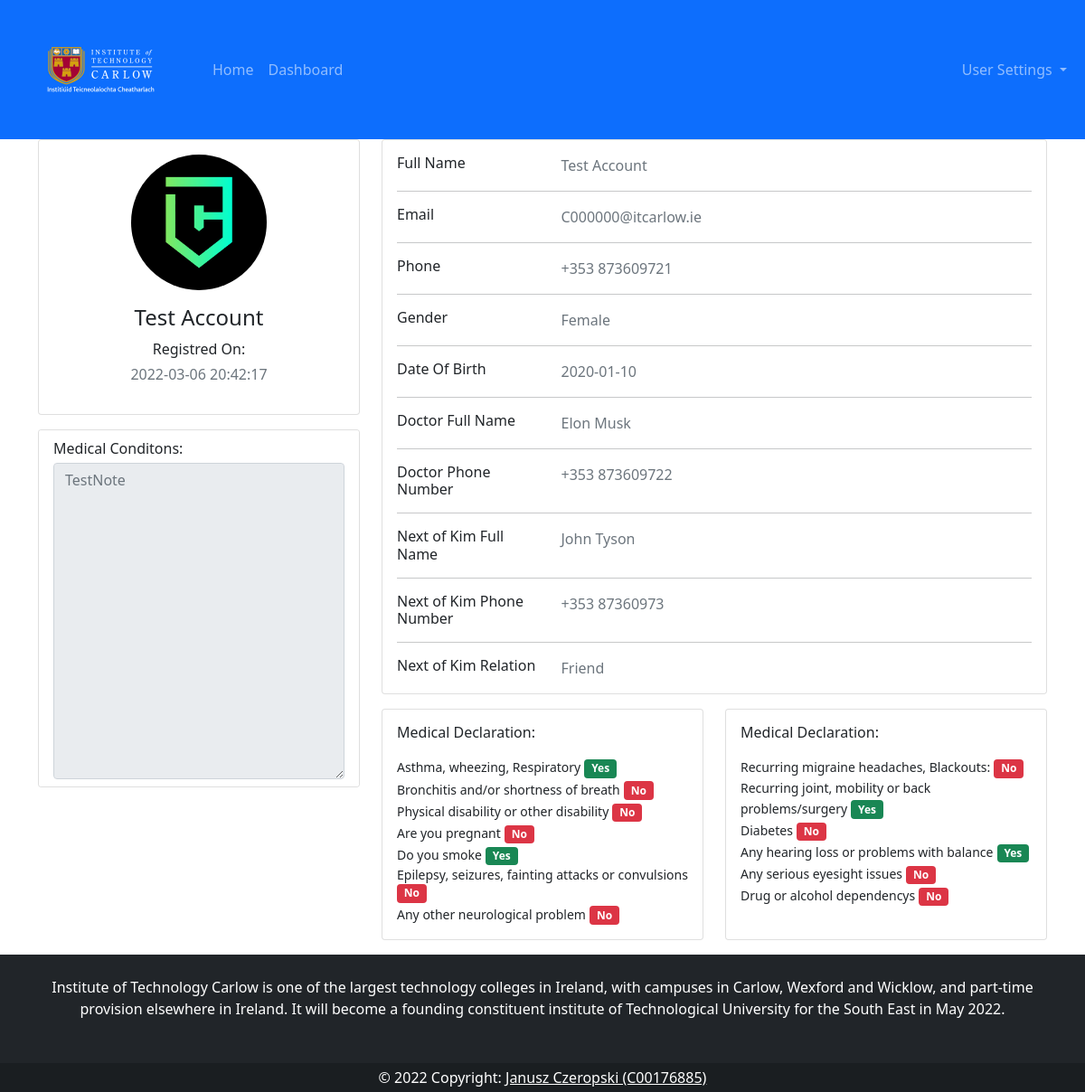
The app's page /dashboard (signed in) with its own data.
### tables this page shows
CREATE TABLE `users` (
  `user_id` int(11) NOT NULL AUTO_INCREMENT COMMENT 'User ID',
  `email` varchar(320) NOT NULL DEFAULT '0' COMMENT 'Email',
  `image` varchar(320) NOT NULL DEFAULT '0',
  `password` varchar(255) NOT NULL DEFAULT '0' COMMENT 'Password',
  `f_name` varchar(50) NOT NULL DEFAULT '0' COMMENT 'First Name',
  `l_name` varchar(50) NOT NULL DEFAULT '0' COMMENT 'Last Name',
  `gender` int(1) DEFAULT NULL,
  `s_id` varchar(50) NOT NULL DEFAULT '0' COMMENT 'Student ID',
  `p_country` int(3) NOT NULL DEFAULT 0 COMMENT 'Phone Country',
  `p_number` int(15) NOT NULL DEFAULT 0 COMMENT 'Phone Number',
  `dob` date NOT NULL DEFAULT '0000-00-00' COMMENT 'Date of Birth',
  `m_d_1` int(1) NOT NULL DEFAULT 0 COMMENT 'Medical Declaration',
  `m_d_2` int(1) NOT NULL DEFAULT 0 COMMENT 'Asthma, wheezing, Respiratory?',
  `m_d_3` int(1) NOT NULL DEFAULT 0 COMMENT 'Bronchitis and/or shortness of breath?',
  `m_d_4` int(1) NOT NULL DEFAULT 0 COMMENT 'Physical disability or other disability?',
  `m_d_5` int(1) NOT NULL DEFAULT 0 COMMENT 'Are you pregnant?',
  `m_d_6` int(1) NOT NULL DEFAULT 0 COMMENT 'Do you smoke?',
  `m_d_7` int(1) NOT NULL DEFAULT 0 COMMENT 'Epilepsy, seizures, fainting attacks or convulsions?',
  `m_d_8` int(1) NOT NULL DEFAULT 0 COMMENT 'Any other neurological problem?',
  `m_d_9` int(1) NOT NULL DEFAULT 0 COMMENT 'Recurring migraine headaches, Blackouts? ',
  `m_d_10` int(1) NOT NULL DEFAULT 0 COMMENT 'Recurring joint, mobility or back problems/surgery? ',
  `m_d_11` int(1) NOT NULL DEFAULT 0 COMMENT 'Diabetes?',
  `m_d_12` int(1) NOT NULL DEFAULT 0 COMMENT 'Any hearing loss or problems with balance?',
  `m_d_13` int(1) NOT NULL DEFAULT 0 COMMENT 'Any serious eyesight issues?',
  `m_c` longtext DEFAULT NULL COMMENT 'Medical Condition',
  `d_i_n` text NOT NULL COMMENT 'Doctor Information',
  `d_i_p_c` int(3) NOT NULL DEFAULT 0,
  `d_i_p_n` bigint(20) NOT NULL DEFAULT 0,
  `n_o_k_f_n` varchar(50) NOT NULL DEFAULT '0' COMMENT 'Next of Kim First Name',
  `n_o_k_l_n` varchar(50) NOT NULL DEFAULT '' COMMENT 'Next of Kim Last Name',
  `n_o_k_p_c` int(3) NOT NULL DEFAULT 0 COMMENT 'next of Kim Phone Country',
  `n_o_k_p_n` int(15) NOT NULL DEFAULT 0 COMMENT 'Next of Kim Phone Number',
  `n_o_k_r_s` varchar(50) NOT NULL DEFAULT '' COMMENT 'Nextt of Kim Relation Status',
  `registred` datetime NOT NULL DEFAULT current_timestamp(),
  `status` int(11) NOT NULL DEFAULT 0 COMMENT 'Account Status',
  PRIMARY KEY (`user_id`),
  KEY `user_id` (`user_id`)
);

### index.php (called while the page is built)
<?php
require_once  $_SERVER['DOCUMENT_ROOT'].'/template/template.php';
?>

### inc/dashboard.php (called while the page is built, shortened)
<?php
$query = $pdo->prepare("SELECT email, image, f_name, l_name, gender, s_id, p_country, p_number, dob, m_d_1, m_d_2, m_d_3, m_d_4, m_d_5, m_d_6, m_d_7, m_d_8, m_d_9, m_d_10, m_d_11, m_d_12, m_d_13, m_c, d_i_n, d_i_p_c, d_i_p_n, n_o_k_f_n, n_o_k_l_n, n_o_k_p_c, n_o_k_p_n, n_o_k_r_s, registred FROM users WHERE email=:email");
$query->bindValue(':email', $_SESSION['email'], PDO::PARAM_STR);
$query->execute();
?>

### template/dashboard_tpl.php (the view)
<?php   require_once($_SERVER['DOCUMENT_ROOT'].'/inc/dashboard.php'); ?>
<div class="container">
    <div class="main-body">
          <div class="row gutters-sm">
            <div class="col-md-4 mb-3">
              <div class="card">
                <div class="card-body">
                  <div class="d-flex flex-column align-items-center text-center">
                  <?php while ($row = $query->fetch()): ?>
                    <img src="<?php echo htmlspecialchars($row['image']) ?>" alt="Profile Picture" class="rounded-circle" width="150">
                    <div class="mt-3">
                      <h4><td><?php echo htmlspecialchars($row['f_name']) ?></td> <td><?php echo htmlspecialchars($row['l_name']) ?></td></h4>
                      <p class="mb-1">Registred On:</p>
                      <p class="text-muted font-size-sm"><?php echo htmlspecialchars($row['registred']) ?></p>
                    </div>
                  </div>
                </div>
              </div>
              <div class="card mt-3">
                <ul class="list-group list-group-flush">
                  <li class="list-group-item d-flex justify-content-between align-items-center flex-wrap">
                  <p class="mb-1">Medical Conditons:</p>
                  <textarea class="form-control" id="m_c" placeholder="<?php echo htmlspecialchars($row['m_c']) ?>" disabled rows="14"></textarea>
                  </li>
              </div>
            </div>
            <div class="col-md-8">
              <div class="card mb-3">
                <div class="card-body">
                  <div class="row">
                    <div class="col-sm-3">
                      <h6 class="mb-0">Full Name</h6>
                    </div>
                    <div class="col-sm-9 text-secondary">
                    <td><?php echo htmlspecialchars($row['f_name']) ?></td> <td><?php echo htmlspecialchars($row['l_name']) ?></td>
                    </div>
                  </div>
                  <hr>
                  <div class="row">
                    <div class="col-sm-3">
                      <h6 class="mb-0">Email</h6>
                    </div>
                    <div class="col-sm-9 text-secondary">
                    <?php echo htmlspecialchars($row['email']) ?>
                    </div>
                  </div>
                  <hr>
                  <div class="row">
                    <div class="col-sm-3">
                      <h6 class="mb-0">Phone</h6>
                    </div>
                    <div class="col-sm-9 text-secondary">
                    +<td><?php echo htmlspecialchars($row['p_country']) ?></td> <td><?php echo htmlspecialchars($row['p_number']) ?></td>
                    </div>
                  </div>
                  <hr>
                  <div class="row">
                    <div class="col-sm-3">
                      <h6 class="mb-0">Gender</h6>
                    </div>
                    <div class="col-sm-9 text-secondary">
                    <?php
                    $gender = $row['gender'];
                    if ($gender == "1") {
                    echo "Female";
                    } elseif ($gender == "2") {
                    echo "Male";
                    } else {
                    echo "Other";
                    }
                    ?>
                    </div>
                  </div>
                  <hr>
                  <div class="row">
                    <div class="col-sm-3">
                      <h6 class="mb-0">Date Of Birth</h6>
                    </div>
                    <div class="col-sm-9 text-secondary">
                    <?php echo htmlspecialchars($row['dob']) ?>
                    </div>
                  </div>
                  <hr>
                  <div class="row">
                    <div class="col-sm-3">
                      <h6 class="mb-0">Doctor Full Name</h6>
                    </div>
                    <div class="col-sm-9 text-secondary">
                    <?php echo htmlspecialchars($row['d_i_n']) ?>
                    </div>
                  </div>
                  <hr>
                  <div class="row">
                    <div class="col-sm-3">
                      <h6 class="mb-0">Doctor Phone Number</h6>
                    </div>
                    <div class="col-sm-9 text-secondary">
                    +<td><?php echo htmlspecialchars($row['d_i_p_c']) ?></td> <td><?php echo htmlspecialchars($row['d_i_p_n']) ?></td>
                    </div>
                  </div>
                  <hr>
                  <div class="row">
                    <div class="col-sm-3">
                      <h6 class="mb-0">Next of Kim Full Name</h6>
                    </div>
                    <div class="col-sm-9 text-secondary">
                    <?php echo htmlspecialchars($row['n_o_k_f_n']) ?> <?php echo htmlspecialchars($row['n_o_k_l_n']) ?>
                    </div>
                  </div>
                  <hr>
                  <div class="row">
                    <div class="col-sm-3">
                      <h6 class="mb-0">Next of Kim Phone Number</h6>
                    </div>
                    <div class="col-sm-9 text-secondary">
                    +<td><?php echo htmlspecialchars($row['n_o_k_p_c']) ?></td> <td><?php echo htmlspecialchars($row['n_o_k_p_n']) ?></td>
                    </div>
                  </div>
                  <hr>
                  <div class="row">
                    <div class="col-sm-3">
                      <h6 class="mb-0">Next of Kim Relation</h6>
                    </div>
                    <div class="col-sm-9 text-secondary">
                    <td><?php echo htmlspecialchars($row['n_o_k_r_s']) ?></td>
                    </div>
                  </div>
                </div>
              </div>
              <div class="row gutters-sm">
                <div class="col-sm-6 mb-3">
                  <div class="card h-100">
                    <div class="card-body">
                      <h6 class="d-flex align-items-center mb-3">Medical Declaration:</h6>
                      <div><small>Asthma, wheezing, Respiratory</small>
                      <?php
                    $m_d_1 = $row['m_d_1'];
                    if ($m_d_1  == "1") {
                      echo '<span class="badge bg-danger">No</span>';
                    } else {
                      echo '<span class="badge bg-success">Yes</span>';
                    }
                    ?></div>
                      <div><small>Bronchitis and/or shortness of breath</small>
                      <?php
                    $m_d_2 = $row['m_d_2'];
                    if ($m_d_2  == "2") {
                      echo '<span class="badge bg-danger">No</span>';
                    } else {
                      echo '<span class="badge bg-success">Yes</span>';
                    }
                    ?></div>
                      <div><small>Physical disability or other disability</small>
                      <?php
                    $m_d_3 = $row['m_d_3'];
                    if ($m_d_3  == "1") {
                      echo '<span class="badge bg-danger">No</span>';
                    } else {
                      echo '<span class="badge bg-success">Yes</span>';
                    }
                    ?></div>
                      <div><small>Are you pregnant</small>
                      <?php
                    $m_d_4 = $row['m_d_4'];
                    if ($m_d_4  == "1") {
                      echo '<span class="badge bg-danger">No</span>';
                    } else {
                      echo '<span class="badge bg-success">Yes</span>';
                    }
                    ?></div>
                      <div><small>Do you smoke</small>
                      <?php
                    $m_d_5 = $row['m_d_5'];
                    if ($m_d_5  == "1") {
                      echo '<span class="badge bg-danger">No</span>';
                    } else {
                      echo '<span class="badge bg-success">Yes</span>';
                    }
                    ?></div>
                      <div><small>Epilepsy, seizures, fainting attacks or convulsions</small>
                      <?php
                    $m_d_6 = $row['m_d_6'];
                    if ($m_d_6  == "1") {
                      echo '<span class="badge bg-danger">No</span>';
                    } else {
                      echo '<span class="badge bg-success">Yes</span>';
                    }
                    ?></div>
                      <div><small>Any other neurological problem</small>
                      <?php
                    $m_d_7 = $row['m_d_7'];
                    if ($m_d_7  == "1") {
                      echo '<span class="badge bg-danger">No</span>';
                    } else {
                      echo '<span class="badge bg-success">Yes</span>';
                    }
                    ?></div>
                    </div>
                  </div>
                </div>
                <div class="col-sm-6 mb-3">
                  <div class="card h-100">
                    <div class="card-body">
                      <h6 class="d-flex align-items-center mb-3">Medical Declaration:</h6>
                      <div><small>Recurring migraine headaches, Blackouts:</small>
                      <?php
                    $m_d_8 = $row['m_d_8'];
                    if ($m_d_8  == "1") {
                      echo '<span class="badge bg-danger">No</span>';
                    } else {
                      echo '<span class="badge bg-success">Yes</span>';
                    }
                    ?></div>
                    <div><small>Recurring joint, mobility or back problems/surgery</small>
                    <?php
                    $m_d_9 = $row['m_d_9'];
                    if ($m_d_9  == "1") {
                      echo '<span class="badge bg-danger">No</span>';
                    } else {
                      echo '<span class="badge bg-success">Yes</span>';
                    }
                    ?></div>
                    <div><small>Diabetes</small>
                    <?php
                    $m_d_10 = $row['m_d_10'];
                    if ($m_d_10  == "1") {
                      echo '<span class="badge bg-danger">No</span>';
                    } else {
                      echo '<span class="badge bg-success">Yes</span>';
                    }
                    ?></div>
                      <div><small>Any hearing loss or problems with balance</small>
                      <?php
                    $m_d_11 = $row['m_d_11'];
                    if ($m_d_11  == "4") {
                      echo '<span class="badge bg-danger">No</span>';
                    } else {
                      echo '<span class="badge bg-success">Yes</span>';
                    }
                    ?></div>
                      <div><small>Any serious eyesight issues</small>
                      <?php
                    $m_d_12 = $row['m_d_12'];
                    if ($m_d_12  == "1") {
                      echo '<span class="badge bg-danger">No</span>';
                    } else {
                      echo '<span class="badge bg-success">Yes</span>';
                    }
                    ?></div>
                      <div><small>Drug or alcohol dependencys</small>
                      <?php
                    $m_d_13 = $row['m_d_13'];
                    if ($m_d_13  == "1") {
                      echo '<span class="badge bg-danger">No</span>';
                    } else {
                      echo '<span class="badge bg-success">Yes</span>';
                    }
                    ?></div>
                    </div>
                  </div>
                </div>
              </div>
              <?php endwhile; ?>
            </div>
          </div>
        </div>
    </div>

### records on screen
users: image (picture), f_name "Test", l_name "Account", registred "2022-03-06 20:42:17", m_c "TestNote", email "C000000@itcarlow.ie", p_country "353", p_number "873609721", gender "Female", dob "2020-01-10", d_i_n "Elon Musk", d_i_p_c "353", d_i_p_n "873609722", n_o_k_f_n "John", n_o_k_l_n "Tyson", n_o_k_p_c "353", n_o_k_p_n "87360973", n_o_k_r_s "Friend", m_d_1 "Yes", m_d_2 "No", m_d_3 "No", m_d_4 "No", m_d_5 "Yes", m_d_6 "No", m_d_7 "No", m_d_8 "No", m_d_9 "Yes", m_d_10 "No", m_d_11 "Yes", m_d_12 "No", m_d_13 "No"
